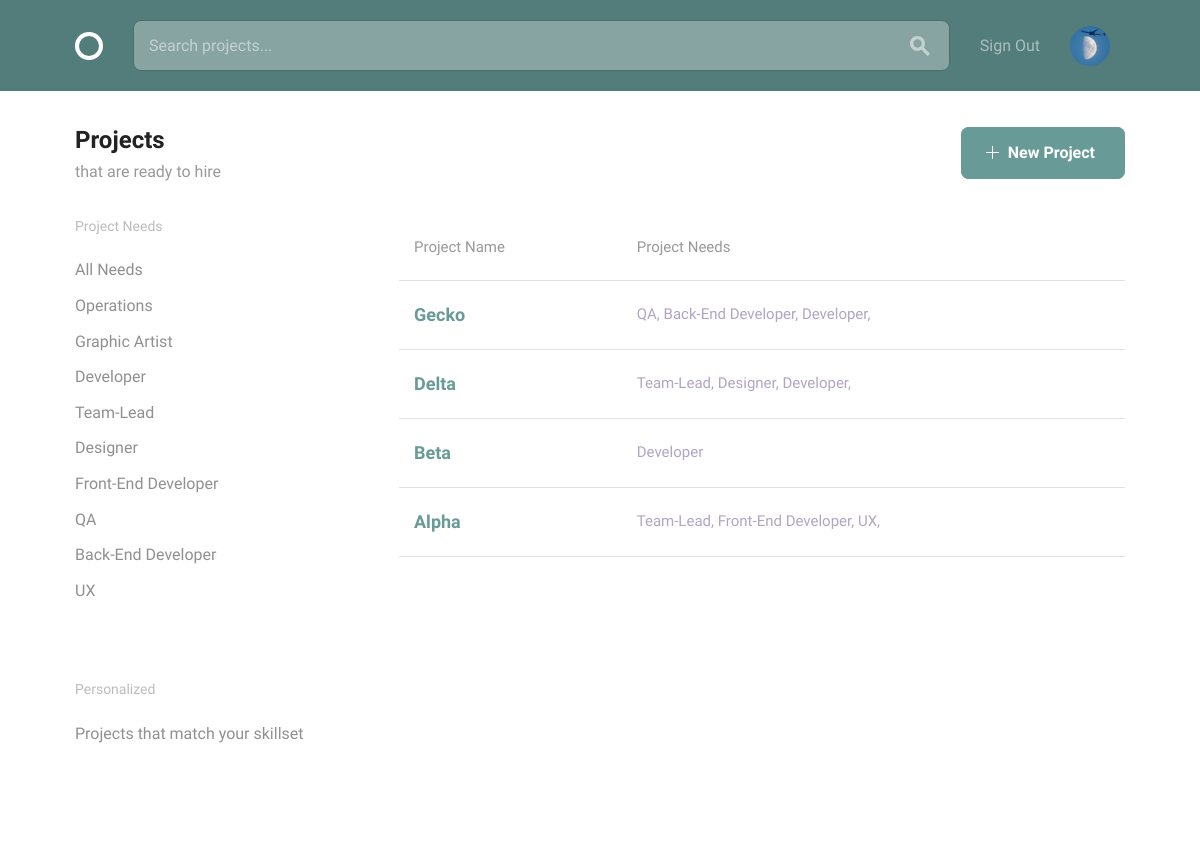
The app's page /projects/dashboard/skill/python/ (signed in) with its own data.
### accounts/models.py (models this page shows, shortened)
class User(AbstractBaseUser):
    email = models.EmailField(
        verbose_name='email address',
        max_length=255,
        unique=True,
    )
    first_name = models.CharField(max_length=255)
    last_name = models.CharField(max_length=255)
    about = models.TextField(
        max_length=2500,
        default="Markdown available, preview below."
    )
    avatar = models.ImageField(
        default="default_avatars/blank.png",
        upload_to="avatars"
    )
    skills = models.ManyToManyField(
        "Skill", related_name="users")  # on delete issues?
    is_active = models.BooleanField(default=False)
    is_admin = models.BooleanField(default=False)
    objects = UserManager()
    USERNAME_FIELD = 'email'
    REQUIRED_FIELDS = ['first_name', ]

### projects/models.py (models this page shows, shortened)
class Position(models.Model):
    STATUS = (
        ('E', 'Empty'),
        ('F', 'Filled')
    )
    project = models.ForeignKey(Project, on_delete=models.CASCADE)
    title = models.CharField(max_length=255)
    description = models.TextField(max_length=2000)
    skills = models.ManyToManyField('accounts.Skill', related_name="positions")
    status = models.CharField(max_length=1, choices=STATUS)
    time_estimate = models.IntegerField()
    slug = models.SlugField(editable=False, blank=True)
    created = models.DateTimeField(auto_now_add=True)
    class Meta:
        ordering = ['-created']

class Project(models.Model):
    STATUS = (
        ('A', 'Open'),
        ('B', 'Closed'),
        ('C', 'Complete'),
    )
    owner = models.ForeignKey(
        settings.AUTH_USER_MODEL,
        on_delete=models.PROTECT,
        related_name="projects"
    )
    title = models.CharField(max_length=255, unique=True)
    description = models.TextField(max_length=2000)
    time_estimate = models.IntegerField()
    applicant_requirements = models.TextField(max_length=2000)
    status = models.CharField(max_length=1, choices=STATUS)
    created = models.DateTimeField(auto_now_add=True)
    slug = models.SlugField(blank=True)
    class Meta:
        ordering = ['-created']

### projects/views.py (the view)
# urls.py: path('dashboard/<category>/<q>/', views.DashboardView.as_view(), name='dashboard'),
class DashboardView(CustomLoginRequired, ListView):
    queryset = Project.objects.all()
    template_name = 'projects/dashboard.html'
    def get_queryset(self, *args, **kwargs):
        super().get_queryset(*args, **kwargs)
        queryset = self.queryset.filter(
            status='A',
            position__status='E'
        ).prefetch_related(
            'position_set'
        ).distinct()
        return queryset
    def get_context_data(self, **kwargs):
        context = super().get_context_data(**kwargs)
        category = self.kwargs['category']
        q = self.kwargs['q']
        if q != 'all':
            if category == 'need':
                filtered = self.get_queryset().filter(
                    position__slug=q
                )
            if category == 'skill':
                filtered = self.get_queryset().filter(
                    position__skills__name=q
                )
            if category == 'skills':
                filtered = self.get_queryset().filter(
                    position__skills__in=self.request.user.skills.all()
                )
        else:
            filtered = self.get_queryset()
        context['searchform'] = SearchBarForm()
        context['q'] = self.kwargs['q']
        context['filtered'] = filtered
        return context

### projects/forms.py
class SearchBarForm(forms.Form):
    q = forms.CharField(
        max_length=255,
        widget=forms.TextInput(
            attrs={
                'placeholder': 'Search projects...',
                'style': 'margin-bottom:0',
                'class': 'search-bar'
            },
        ))

### projects/templatetags/project_extras.py (called while the page is built)
@register.simple_tag(takes_context=True)
def select_distinct_positions_from_projects(context):
    projects = context['object_list']
    positions = set()
    for project in projects:
        for position in project.position_set.all():
            title = position.title
            positions.add(title)
    return positions

### projects/views.py (called while the page is built, shortened)
    def dispatch(self, request, *args, **kwargs):
        if not request.user.is_authenticated:
            return self.handle_no_permission()
        apps = Application.objects.filter(
            user=request.user,
            unread=True,
        )
        return super().dispatch(request, *args, **kwargs)

### projects/templates/projects/dashboard.html (shortened to what this page needs)
{% extends 'layout.html' %}
{% load static %}
{% load project_extras %}
{% block body %}
<div class="bounds circle--page">
  <div class="circle--page--header circle--fluid">
    <div class="circle--fluid--cell circle--fluid--primary">
      <h2>Projects</h2>
      <p>
        that are ready to hire
      </p>
    </div>
    <div class="circle--fluid--cell circle--fluid--secondary">
      <a class="button button-primary icon-on-left" href="{% url 'projects:create_update_project' %}">
        <svg version="1.1" xmlns="http://www.w3.org/2000/svg" xmlns:xlink="http://www.w3.org/1999/xlink" x="0px" y="0px"
          viewBox="0 0 13 13" style="enable-background:new 0 0 13 13;" xml:space="preserve" class="add">
          <polygon points="7,6 7,0 6,0 6,6 0,6 0,7 6,7 6,13 7,13 7,7 13,7 13,6 " />
        </svg>
        New Project
      </a>
    </div>
  </div>
  <div class="grid-25">
    <div class="circle--filter circle--secondary--module">
      <h4>Project Needs</h4>
      <ul class="circle--filter--list">
        {% if object_list %}
        {% select_distinct_positions_from_projects as titles %}
        <li><a {% if q == 'all' %}class="selected" {% endif %}
            href="{% url 'projects:dashboard' category='all' q='all' %}">All Needs</a></li>
        {% for title in titles %}
        <li><a {% if q == title|slugify %}class="selected" {% endif %}
            href="{% url 'projects:dashboard' category='need' q=title|slugify %}">{{ title }}</a></li>
        {% endfor %}
        {% endif %}
      </ul>
    </div>
    <div class="circle--filter circle--secondary--module">
      <h4>Personalized</h4>
      <ul class="circle--filter--list">
        <li><a {% if q == 'my-skills' %}class="selected" {% endif %}
            href="{% url 'projects:dashboard' category='skills' q='my-skills' %}">Projects that match your skillset</a>
        </li>
      </ul>
    </div>
  </div>
  <div class="grid-70 grid-push-5">
    {% if object_list %}
    <table class="u-full-width circle--table">
      <thead>
        <tr>
          <th>Project Name</th>
          <th class="circle--cell--right">Project Needs</th>
        </tr>
      </thead>
      {% for project in filtered %}
      <tbody>
        <tr class="clickable-row" data-href="{% url 'projects:project' slug=project.slug %}">
          <td>
            <h3>{{ project.title|title }}</h3>
          </td>
          <td class="circle--cell--right">
            {% with project.position_set.all|length as length %}
            {% for position in project.position_set.all|slice:":3" %}
            <span class="secondary-label">{{ position.title }}{% if length > 1 %},{% endif %}</span>
            {% endfor %}
            {% endwith %}
          </td>
        </tr>
      </tbody>
      {% endfor %}
    </table>
    {% endif %}
  </div>
</div>
{% endblock %}

### templates/layout.html (shortened to what this page needs)
<!DOCTYPE html>
{% load static %}
<html lang="en">
<head>
  <link rel="stylesheet" href="{% static 'css/global.css' %}">
</head>
<body>
  <header class="circle--header">
    <div class="bounds">
      <div class="circle--fluid">
        <div class="circle--fluid--cell">
          <h1 class="hide-text circle--logo"><a class="logo" href="{% url 'projects:dashboard' category='all' q='all' %}">Circle</a></h1>
        </div>
        <div class="circle--fluid--cell circle--fluid--primary">
          <div class="circle--search">
            {% if searchform %}
            <form method="GET" action={% url 'projects:searchbar' %} style="margin-bottom:0">
                {{ searchform.q }}
                <button type="submit">
                </button>
            </form>
            {% endif %}
          </div>
        </div>
        <div class="circle--fluid--cell circle--fluid--secondary">
          <nav>
            <ul class="circle--inline">
                {% if user.is_authenticated %}
                    <li><a href="{% url 'logout' %}">Sign Out</a></li>
                {% else %}
                    <li><a href="{% url 'accounts:register' %}">Sign Up</a></li>
                    <li><a href="{% url 'login' %}">Sign In</a></li>
                {% endif %}
            </ul>
          </nav>
        </div>
        <div class="circle--fluid--cell">
          {% if user.is_authenticated %}
            <div class="image-cropper">
                <a href="{% url 'accounts:profile' pk=user.id %}">
                <img src="{{ user.avatar.url }}" alt="avatar" class="profile-pic" href="{% url 'accounts:profile' pk=user.id %}">
                </a>
              </div>
          {% endif %}
        </div>
      </div>
    </div>
  </header>
{% block body %}
{% endblock %}
</body>
</html>

### records on screen
User: avatar (picture)
Position: titles "Operations"
Position: titles "Graphic Artist"
Position: titles "Developer", title "Developer"
Position: titles "Team-Lead", title "Team-Lead"
Position: titles "Designer", title "Designer"
Position: titles "Front-End Developer", title "Front-End Developer"
Position: titles "QA"
Position: titles "Back-End Developer", title "Back-End Developer"
Position: titles "UX"
Project: title "Gecko"
Position: title "QA"
Project: title "Delta"
Position: title "Developer"
Project: title "Beta"
Position: title "Developer"
Project: title "Alpha"
Position: title "Team-Lead"
Position: title "UX"
